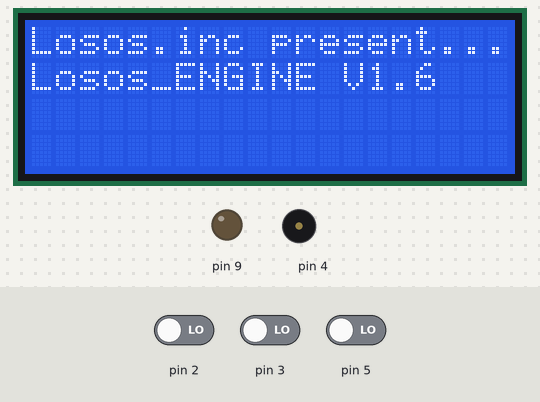
The sketch below on a simulated Arduino Uno, built with avr-gcc and run on an emulated ATmega328P. Shown: 20×4 character LCD, output pins drawn as LEDs (lit = HIGH), buzzer (waves = sounding). The test bench sets the inputs (shaded band); at power-on: pin 2 LOW, pin 5 LOW, pin 3 LOW.

Above: at 1.2 s.
At 4.3 s:
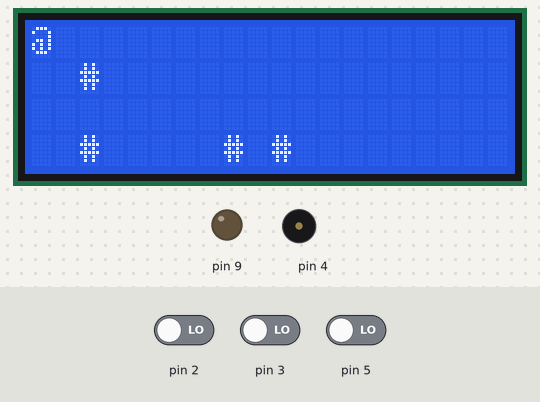
4.4 s: pin 2 driven HIGH
At 5.9 s:
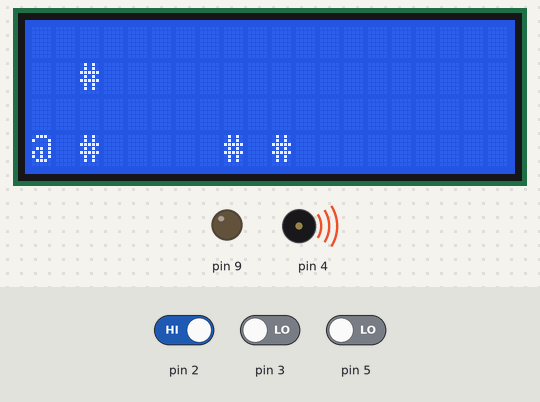
6.1 s: pin 5 driven HIGH
At 6.38 s:
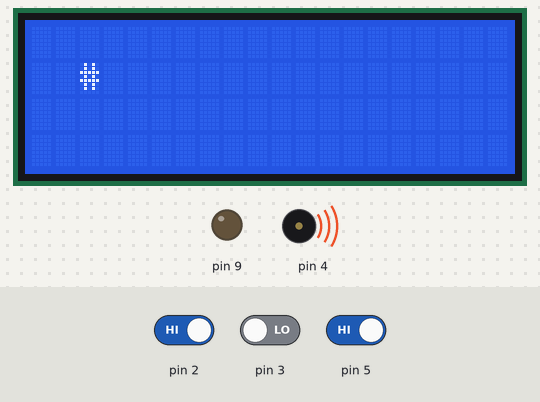
Timing chart, 0 to 9.1 s (numbered marks = the images above; inputs shaded):
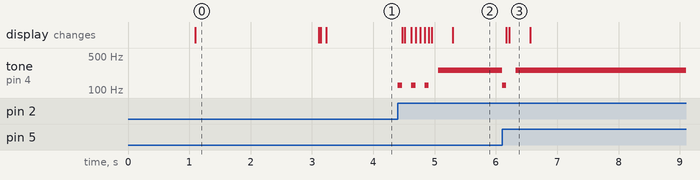

Measured:
- after the input at 4.4 s, tone on pin 4: silent → 125 Hz at once, then repeats every 0.22 s: silent 0.15 s, 125 Hz 0.07 s, until it stays 255 Hz from 5.1 s; the display: first changes after 0.07 s (image 2 shows a later state)
- after the input at 6.1 s, tone on pin 4: 255 Hz → 125 Hz at once, → silent 0.07 s later, → 255 Hz 0.15 s later; the display: first changes after 0.07 s (image 3 shows a later state)
- what the display in image 0 shows lasts 2.0 s, from 1.1 s to 3.1 s

The sketch:

LososEngine_LCDeditionV1.6.ino
```cpp
/*      LososEngine - Простой игровой движок позволяющий создавать
     игры ходилки-бродилки

     Version: V1.5

     ПРИМЕЧАНИЕ: В случае если вы не обладаете платами перейдите по ссылке:
                 https://wokwi.com/projects/new/arduino-uno
                 Она позволет запустить эмуляцию платы


     // ====================================
     управление: 8 - Вверх
                 2 - Вниз

                 6 - Вправо
                 4 - Влево

     // ====================================
     объекты редактора:
              0 - пробел   |  6 - Z
              1 - #        |
              2 - -        |  элементы дальше отсутствуют,
              3 - |        |  если вам нужны дополнительные тестуры
              4 - O        |  то добавьте их по адресу: " Textures "
              5 - @        |

*/
#include<Wire.h>
#include<LiquidCrystal_I2C.h>
LiquidCrystal_I2C lcd(0x27,20,4);

//Кол-во Текстур:
//            V
String Sprite[7] = {" ", "#", "-", "|", "O", "@", "Z"}; // " Textures "

#define Lenth_X 20
#define Lenth_Y 4
// Разрешение поля для вывода в консоль
// А также редактор уровня
byte Level[Lenth_Y+1][Lenth_X+1] = {
  {0, 0, 0, 0, 0, 0, 0, 0, 0, 0, 0, 0, 0, 0, 0, 0, 0, 0, 0, 0, 1},
  {0, 0, 1, 0, 0, 0, 0, 0, 0, 0, 0, 0, 0, 0, 0, 0, 0, 0, 0, 0, 1},
  {0, 0, 0, 0, 0, 0, 0, 0, 0, 0, 0, 0, 0, 0, 0, 0, 0, 0, 0, 0, 1},
  {0, 0, 1, 0, 0, 0, 0, 0, 1, 0, 1, 0, 0, 0, 0, 0, 0, 0, 0, 0, 1},
  {1, 1, 1, 1, 1, 1, 1, 1, 1, 1, 1, 1, 1, 1, 1, 1, 1, 1, 1, 1, 1}
};
// Конец реадактора уровня


//  position player |x|y|
int player_Pos[2] = {0, 0};
bool Move_Player = false; // Движение Игрока
bool Draw_On = true;      // Отрисовка кадра после действия

byte Rad_Back = 0;

void setup() {
  lcd.init();
  lcd.backlight();
  lcd.setCursor(0,0);
  lcd.print("Losos.inc present...");
  delay(1000);
  lcd.setCursor(0,1);
  lcd.print("Losos_ENGINE V1.6");
  Serial.begin(9600);
  pinMode(2, INPUT);
  pinMode(3, INPUT);
  pinMode(4, INPUT);
  pinMode(5, INPUT);
  pinMode(6, INPUT);
  pinMode(9, OUTPUT);
  delay(2000);
  lcd.clear();

}

void drawLevel() {
  //Serial.println("drawLevel() - Work");
  lcd.clear();
  Level[player_Pos[0]][player_Pos[1]] = 5;
  //========================== Level draw, PON?
  byte pos_X = 0;
  byte pos_Y = 0;
  while (pos_X < Lenth_Y) {
    while (pos_Y < Lenth_X) {
      byte Remb_Level_State = Level[pos_X][pos_Y];
      lcd.setCursor(pos_Y,pos_X);
      lcd.print(Sprite[Remb_Level_State]);
      pos_Y = pos_Y + 1;
    }
    pos_X = pos_X + 1;
    pos_Y = 0;
  }
}
void Move_Sensor() {
  //Serial.println("Move_Sensor() - Work");
  int command_X = 0;
  int command_Y = 0;
  if (Rad_Back == 8) {command_X = -1;command_Y = 0;}
  if (Rad_Back == 6) {command_X = 0;command_Y = 1;}
  if (Rad_Back == 4) {command_X = 0;command_Y = -1;}
  if (Rad_Back == 2) {command_X = 1;command_Y = 0;}


    switch (Level[player_Pos[0] + command_X][player_Pos[1] + command_Y]) {
      case 0:
        Move_Player = true;
        Draw_On = true;
        break;
      case 1:
        Move_Player = false;
        Draw_On = false;
        break;
      case 2:
        Move_Player = false;
        Draw_On = false;
        break;
      case 3:
        Move_Player = false;
        Draw_On = false;
        break;
      case 4:
        Move_Player = false;
        Draw_On = false;
        break;
      case 5:
        Move_Player = false;
        Draw_On = false;
        break;
      case 6:
        Move_Player = false;
        Draw_On = false;
        break;
    }

  if (player_Pos[0] < 0 or player_Pos[1] < 0) {
    Move_Player = false;
    Draw_On = false;
  }

  if (Move_Player == true) {
    tone(4, 125);
    delay(70);
    noTone(4);
  } else if (Move_Player == false) {
    tone(4, 255);
    delay(20);
    noTone(4);
  }
}


void loop() {
  base_Mode();
  /*
  if(Serial.available()>0){
    int posX = Serial.parseInt();
    int posY = Serial.parseInt();
    int Sprite = Serial.parseInt();
    Serial.println(String(posX)+String(posY)+String(Sprite));
    Level[posY][posX] = Sprite;
    drawLevel();
  }
  */
}


void base_Mode() {
  //Serial.println("base_Mode() - Work");
  bool btn_UP = digitalRead(4);
  bool btn_DOWN = digitalRead(2);
  bool btn_LEFT = digitalRead(3);
  bool btn_RIGHT = digitalRead(5);

    if(btn_UP == HIGH){
      Rad_Back = 8;
      Move_Sensor();

      if (Move_Player == true) {
        Level[player_Pos[0]] [player_Pos[1]] = 0;
        player_Pos[0] = player_Pos[0] - 1;

      }
    } else if (btn_RIGHT == HIGH) {
      Rad_Back = 6;
      Move_Sensor();

      if (Move_Player == true) {
        Level[player_Pos[0]] [player_Pos[1]] = 0;
        player_Pos[1] = player_Pos[1] + 1;

      }

    } else if (btn_LEFT == HIGH) {
      Rad_Back = 4;
      Move_Sensor();

      if (Move_Player == true) {
        Level[player_Pos[0]] [player_Pos[1]] = 0;
        player_Pos[1] = player_Pos[1] - 1;

      }
    } else if (btn_DOWN == HIGH) {
      Rad_Back = 2;
      Move_Sensor();

      if (Move_Player == true) {
        Level[player_Pos[0]] [player_Pos[1]] = 0;
        player_Pos[0] = player_Pos[0] + 1;

      }
    }
    if(Draw_On == true) {
      drawLevel();
      Move_Player = false;
      Draw_On = false;
    }

  }
```
